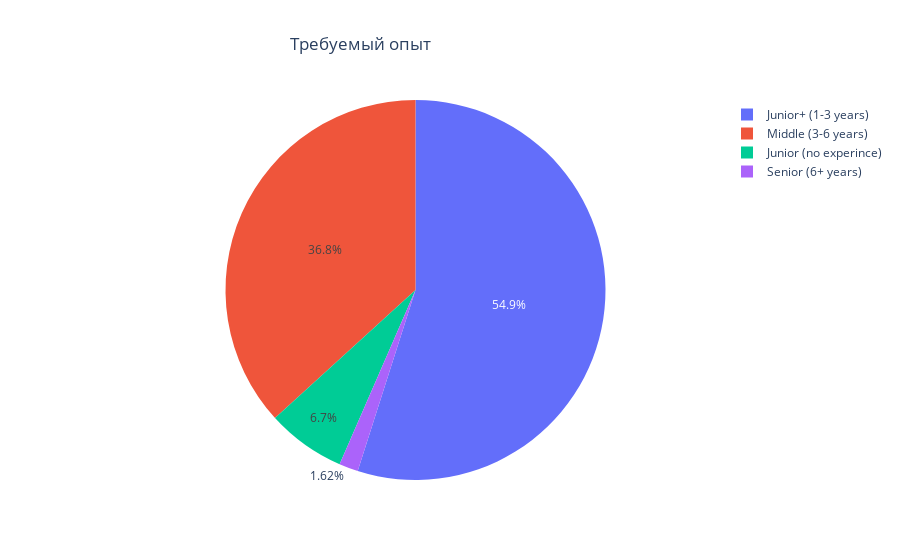

The notebook cell this image was saved under:
### Code cell
fig = go.Figure(data=[go.Pie(labels=exp.index, values=exp['count'])])
fig.update_layout(title_text='Требуемый опыт', title_x=0.4)
fig.show()

### Figure 1 — Plotly figure (JSON) as saved in the notebook; plotly's stock layout.template omitted (floating-point values rounded to 4 significant figures)
{"data": [{"labels": ["Junior+ (1-3 years)", "Middle (3-6 years)", "Junior (no experince)", "Senior (6+ years)"], "type": "pie", "values": [1524, 1020, 186, 45]}], "layout": {"title": {"text": "Требуемый опыт", "x": 0.4}}}
